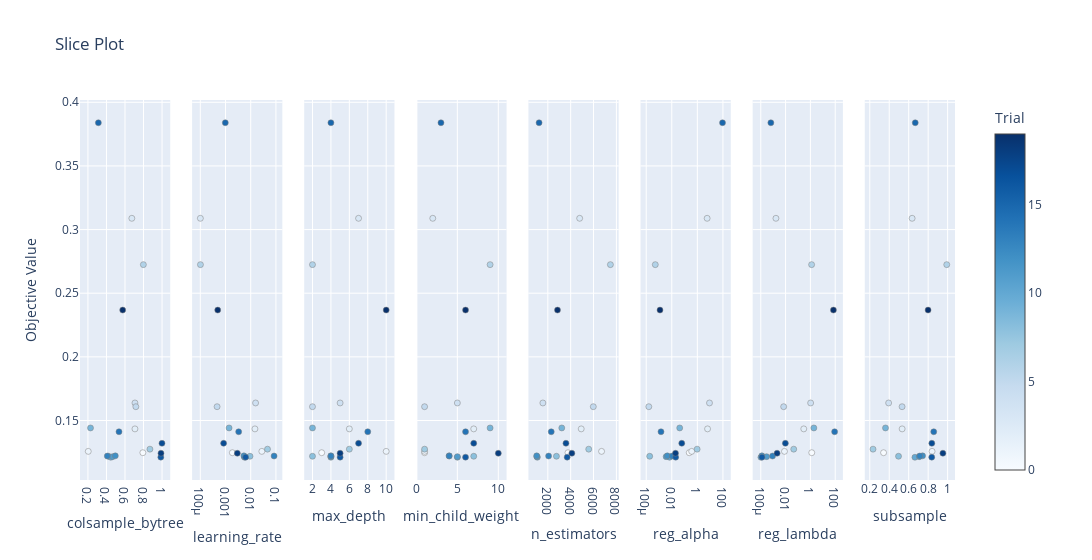

The cell this chart's notebook holds for it:
### Code cell
from optuna.visualization import plot_slice
plot_slice(study)

### Figure 1 — Plotly figure (JSON) as saved in the notebook; plotly's stock layout.template omitted (floating-point values rounded to 4 significant figures)
{"data": [{"marker": {"color": [0, 1, 2, 3, 4, 5, 6, 7, 8, 9, 10, 11, 12, 13, 14, 15, 16, 17, 18, 19], "colorbar": {"title": {"text": "Trial"}, "x": 1, "xpad": 40}, "colorscale": [[0, "rgb(247,251,255)"], [0.125, "rgb(222,235,247)"], [0.25, "rgb(198,219,239)"], [0.375, "rgb(158,202,225)"], [0.5, "rgb(107,174,214)"], [0.625, "rgb(66,146,198)"], [0.75, "rgb(33,113,181)"], [0.875, "rgb(8,81,156)"], [1, "rgb(8,48,107)"]], "line": {"color": "Grey", "width": 0.5}, "showscale": true}, "mode": "markers", "name": "Feasible Trial", "showlegend": false, "type": "scatter", "x": [0.7929, 0.2036, 0.7075, 0.6739, 0.7074, 0.7173, 0.7983, 0.8692, 0.4207, 0.228, 0.4466, 0.4662, 0.4954, 0.409, 0.5352, 0.3125, 0.9868, 0.9992, 0.9885, 0.5754], "xaxis": "x", "y": [0.1247, 0.1258, 0.1434, 0.3088, 0.1638, 0.1608, 0.2725, 0.1275, 0.1219, 0.1441, 0.1211, 0.1216, 0.1222, 0.1221, 0.1412, 0.3839, 0.1212, 0.1321, 0.1243, 0.2368], "yaxis": "y"}, {"marker": {"color": [0, 1, 2, 3, 4, 5, 6, 7, 8, 9, 10, 11, 12, 13, 14, 15, 16, 17, 18, 19], "colorbar": {"title": {"text": "Trial"}, "x": 1, "xpad": 40}, "colorscale": [[0, "rgb(247,251,255)"], [0.125, "rgb(222,235,247)"], [0.25, "rgb(198,219,239)"], [0.375, "rgb(158,202,225)"], [0.5, "rgb(107,174,214)"], [0.625, "rgb(66,146,198)"], [0.75, "rgb(33,113,181)"], [0.875, "rgb(8,81,156)"], [1, "rgb(8,48,107)"]], "line": {"color": "Grey", "width": 0.5}, "showscale": false}, "mode": "markers", "name": "Feasible Trial", "showlegend": false, "type": "scatter", "x": [0.001872, 0.02762, 0.0147, 0.0001006, 0.01562, 0.0004633, 0.0001012, 0.04641, 0.009373, 0.001386, 0.005685, 0.005658, 0.005378, 0.08464, 0.00333, 0.0009814, 0.006295, 0.000841, 0.002946, 0.0004907], "xaxis": "x2", "y": [0.1247, 0.1258, 0.1434, 0.3088, 0.1638, 0.1608, 0.2725, 0.1275, 0.1219, 0.1441, 0.1211, 0.1216, 0.1222, 0.1221, 0.1412, 0.3839, 0.1212, 0.1321, 0.1243, 0.2368], "yaxis": "y2"}, {"marker": {"color": [0, 1, 2, 3, 4, 5, 6, 7, 8, 9, 10, 11, 12, 13, 14, 15, 16, 17, 18, 19], "colorbar": {"title": {"text": "Trial"}, "x": 1, "xpad": 40}, "colorscale": [[0, "rgb(247,251,255)"], [0.125, "rgb(222,235,247)"], [0.25, "rgb(198,219,239)"], [0.375, "rgb(158,202,225)"], [0.5, "rgb(107,174,214)"], [0.625, "rgb(66,146,198)"], [0.75, "rgb(33,113,181)"], [0.875, "rgb(8,81,156)"], [1, "rgb(8,48,107)"]], "line": {"color": "Grey", "width": 0.5}, "showscale": false}, "mode": "markers", "name": "Feasible Trial", "showlegend": false, "type": "scatter", "x": [3, 10, 6, 7, 5, 2, 2, 6, 2, 2, 4, 4, 4, 4, 8, 4, 5, 7, 5, 10], "xaxis": "x3", "y": [0.1247, 0.1258, 0.1434, 0.3088, 0.1638, 0.1608, 0.2725, 0.1275, 0.1219, 0.1441, 0.1211, 0.1216, 0.1222, 0.1221, 0.1412, 0.3839, 0.1212, 0.1321, 0.1243, 0.2368], "yaxis": "y3"}, {"marker": {"color": [0, 1, 2, 3, 4, 5, 6, 7, 8, 9, 10, 11, 12, 13, 14, 15, 16, 17, 18, 19], "colorbar": {"title": {"text": "Trial"}, "x": 1, "xpad": 40}, "colorscale": [[0, "rgb(247,251,255)"], [0.125, "rgb(222,235,247)"], [0.25, "rgb(198,219,239)"], [0.375, "rgb(158,202,225)"], [0.5, "rgb(107,174,214)"], [0.625, "rgb(66,146,198)"], [0.75, "rgb(33,113,181)"], [0.875, "rgb(8,81,156)"], [1, "rgb(8,48,107)"]], "line": {"color": "Grey", "width": 0.5}, "showscale": false}, "mode": "markers", "name": "Feasible Trial", "showlegend": false, "type": "scatter", "x": [1, 1, 7, 2, 5, 1, 9, 1, 7, 9, 5, 5, 4, 4, 6, 3, 6, 7, 10, 6], "xaxis": "x4", "y": [0.1247, 0.1258, 0.1434, 0.3088, 0.1638, 0.1608, 0.2725, 0.1275, 0.1219, 0.1441, 0.1211, 0.1216, 0.1222, 0.1221, 0.1412, 0.3839, 0.1212, 0.1321, 0.1243, 0.2368], "yaxis": "y4"}, {"marker": {"color": [0, 1, 2, 3, 4, 5, 6, 7, 8, 9, 10, 11, 12, 13, 14, 15, 16, 17, 18, 19], "colorbar": {"title": {"text": "Trial"}, "x": 1, "xpad": 40}, "colorscale": [[0, "rgb(247,251,255)"], [0.125, "rgb(222,235,247)"], [0.25, "rgb(198,219,239)"], [0.375, "rgb(158,202,225)"], [0.5, "rgb(107,174,214)"], [0.625, "rgb(66,146,198)"], [0.75, "rgb(33,113,181)"], [0.875, "rgb(8,81,156)"], [1, "rgb(8,48,107)"]], "line": {"color": "Grey", "width": 0.5}, "showscale": false}, "mode": "markers", "name": "Feasible Trial", "showlegend": false, "type": "scatter", "x": [3764, 6702, 4922, 4786, 1567, 5979, 7476, 5579, 2754, 3220, 1082, 1042, 1027, 2068, 2299, 1234, 3693, 3586, 4103, 2846], "xaxis": "x5", "y": [0.1247, 0.1258, 0.1434, 0.3088, 0.1638, 0.1608, 0.2725, 0.1275, 0.1219, 0.1441, 0.1211, 0.1216, 0.1222, 0.1221, 0.1412, 0.3839, 0.1212, 0.1321, 0.1243, 0.2368], "yaxis": "y5"}, {"marker": {"color": [0, 1, 2, 3, 4, 5, 6, 7, 8, 9, 10, 11, 12, 13, 14, 15, 16, 17, 18, 19], "colorbar": {"title": {"text": "Trial"}, "x": 1, "xpad": 40}, "colorscale": [[0, "rgb(247,251,255)"], [0.125, "rgb(222,235,247)"], [0.25, "rgb(198,219,239)"], [0.375, "rgb(158,202,225)"], [0.5, "rgb(107,174,214)"], [0.625, "rgb(66,146,198)"], [0.75, "rgb(33,113,181)"], [0.875, "rgb(8,81,156)"], [1, "rgb(8,48,107)"]], "line": {"color": "Grey", "width": 0.5}, "showscale": false}, "mode": "markers", "name": "Feasible Trial", "showlegend": false, "type": "scatter", "x": [0.2323, 0.3598, 6.275, 5.819, 8.887, 0.0001598, 0.0005135, 0.9599, 0.0001875, 0.04173, 0.006672, 0.003627, 0.004466, 0.01087, 0.001434, 92.81, 0.02023, 0.06046, 0.01956, 0.001197], "xaxis": "x6", "y": [0.1247, 0.1258, 0.1434, 0.3088, 0.1638, 0.1608, 0.2725, 0.1275, 0.1219, 0.1441, 0.1211, 0.1216, 0.1222, 0.1221, 0.1412, 0.3839, 0.1212, 0.1321, 0.1243, 0.2368], "yaxis": "y6"}, {"marker": {"color": [0, 1, 2, 3, 4, 5, 6, 7, 8, 9, 10, 11, 12, 13, 14, 15, 16, 17, 18, 19], "colorbar": {"title": {"text": "Trial"}, "x": 1, "xpad": 40}, "colorscale": [[0, "rgb(247,251,255)"], [0.125, "rgb(222,235,247)"], [0.25, "rgb(198,219,239)"], [0.375, "rgb(158,202,225)"], [0.5, "rgb(107,174,214)"], [0.625, "rgb(66,146,198)"], [0.75, "rgb(33,113,181)"], [0.875, "rgb(8,81,156)"], [1, "rgb(8,48,107)"]], "line": {"color": "Grey", "width": 0.5}, "showscale": false}, "mode": "markers", "name": "Feasible Trial", "showlegend": false, "type": "scatter", "x": [1.28, 0.008118, 0.2926, 0.00167, 1.044, 0.006993, 1.251, 0.04529, 0.0001301, 1.896, 0.0001029, 0.0002951, 0.000122, 0.0008901, 89.63, 0.0006504, 0.0001261, 0.009607, 0.002064, 71.62], "xaxis": "x7", "y": [0.1247, 0.1258, 0.1434, 0.3088, 0.1638, 0.1608, 0.2725, 0.1275, 0.1219, 0.1441, 0.1211, 0.1216, 0.1222, 0.1221, 0.1412, 0.3839, 0.1212, 0.1321, 0.1243, 0.2368], "yaxis": "y7"}, {"marker": {"color": [0, 1, 2, 3, 4, 5, 6, 7, 8, 9, 10, 11, 12, 13, 14, 15, 16, 17, 18, 19], "colorbar": {"title": {"text": "Trial"}, "x": 1, "xpad": 40}, "colorscale": [[0, "rgb(247,251,255)"], [0.125, "rgb(222,235,247)"], [0.25, "rgb(198,219,239)"], [0.375, "rgb(158,202,225)"], [0.5, "rgb(107,174,214)"], [0.625, "rgb(66,146,198)"], [0.75, "rgb(33,113,181)"], [0.875, "rgb(8,81,156)"], [1, "rgb(8,48,107)"]], "line": {"color": "Grey", "width": 0.5}, "showscale": false}, "mode": "markers", "name": "Feasible Trial", "showlegend": false, "type": "scatter", "x": [0.3418, 0.8402, 0.5326, 0.6352, 0.3938, 0.5319, 0.9909, 0.2335, 0.4954, 0.3615, 0.6641, 0.7091, 0.7424, 0.7135, 0.8574, 0.6671, 0.8367, 0.8375, 0.9513, 0.7991], "xaxis": "x8", "y": [0.1247, 0.1258, 0.1434, 0.3088, 0.1638, 0.1608, 0.2725, 0.1275, 0.1219, 0.1441, 0.1211, 0.1216, 0.1222, 0.1221, 0.1412, 0.3839, 0.1212, 0.1321, 0.1243, 0.2368], "yaxis": "y8"}], "layout": {"title": {"text": "Slice Plot"}, "width": 2400, "xaxis": {"anchor": "y", "domain": [0, 0.1031], "title": {"text": "colsample_bytree"}}, "xaxis2": {"anchor": "y2", "domain": [0.1281, 0.2312], "title": {"text": "learning_rate"}, "type": "log"}, "xaxis3": {"anchor": "y3", "domain": [0.2562, 0.3594], "title": {"text": "max_depth"}}, "xaxis4": {"anchor": "y4", "domain": [0.3844, 0.4875], "title": {"text": "min_child_weight"}}, "xaxis5": {"anchor": "y5", "domain": [0.5125, 0.6156], "title": {"text": "n_estimators"}}, "xaxis6": {"anchor": "y6", "domain": [0.6406, 0.7438], "title": {"text": "reg_alpha"}, "type": "log"}, "xaxis7": {"anchor": "y7", "domain": [0.7688, 0.8719], "title": {"text": "reg_lambda"}, "type": "log"}, "xaxis8": {"anchor": "y8", "domain": [0.8969, 1], "title": {"text": "subsample"}}, "yaxis": {"anchor": "x", "domain": [0, 1], "title": {"text": "Objective Value"}}, "yaxis2": {"anchor": "x2", "domain": [0, 1], "matches": "y", "showticklabels": false}, "yaxis3": {"anchor": "x3", "domain": [0, 1], "matches": "y", "showticklabels": false}, "yaxis4": {"anchor": "x4", "domain": [0, 1], "matches": "y", "showticklabels": false}, "yaxis5": {"anchor": "x5", "domain": [0, 1], "matches": "y", "showticklabels": false}, "yaxis6": {"anchor": "x6", "domain": [0, 1], "matches": "y", "showticklabels": false}, "yaxis7": {"anchor": "x7", "domain": [0, 1], "matches": "y", "showticklabels": false}, "yaxis8": {"anchor": "x8", "domain": [0, 1], "matches": "y", "showticklabels": false}}}
